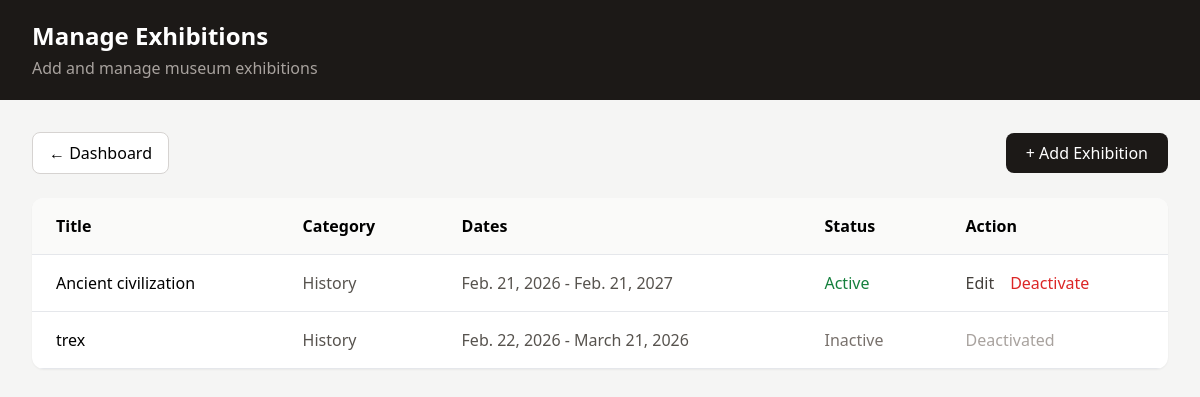
Page /admin-dashboard/exhibitions/ (signed in) on the committed database.
### homepage/models.py (models this page shows, shortened)
class Exhibition(models.Model):
    CATEGORY_CHOICES = [
        ("History", "History"),
        ("Art", "Art"),
        ("Science", "Science"),
        ("Culture", "Culture"),
        ("Other", "Other"),
    ]
    title = models.CharField(max_length=200)
    category = models.CharField(
        max_length=50,
        choices=CATEGORY_CHOICES,
        default="Other"
    )
    description = models.TextField()
    image = models.URLField(blank=True)
    start_date = models.DateField(null=True, blank=True)
    end_date = models.DateField(null=True, blank=True)
    is_permanent = models.BooleanField(default=False)
    is_active = models.BooleanField(default=True)
    created_at = models.DateTimeField(auto_now_add=True)
    updated_at = models.DateTimeField(auto_now=True)
    class Meta:
        ordering = ["-created_at"]

### homepage/views.py (the view)
@login_required
@user_passes_test(is_staff)
def manage_exhibitions(request):
    exhibitions = Exhibition.objects.order_by("-created_at")
    return render(
        request,
        "exhibitions_admin.html",
        {"exhibitions": exhibitions}
    )

### homepage/views.py (called while the page is built)
def is_staff(user):
    return user.is_authenticated and user.is_staff

### homepage/templates/exhibitions_admin.html (shortened to what this page needs)
<!DOCTYPE html>
<html lang="en">
<head>
    <script src="https://cdn.tailwindcss.com"></script>
</head>
<body class="bg-stone-100 min-h-screen">
<header class="bg-stone-900 text-white px-8 py-5">
    <div class="max-w-7xl mx-auto">
        <h1 class="text-2xl font-semibold">
            Manage Exhibitions
        </h1>
        <p class="text-stone-400 mt-1">
            Add and manage museum exhibitions
        </p>
    </div>
</header>
<main class="max-w-7xl mx-auto px-8 py-8">
    <div class="flex justify-between items-center mb-6">
        <a
            href="{% url 'admin_dashboard' %}"
            class="px-4 py-2 border border-stone-300 bg-white rounded-lg"
        >
            ← Dashboard
        </a>
        <a
            href="{% url 'add_exhibition' %}"
            class="px-5 py-2 bg-stone-900 text-white rounded-lg"
        >
            + Add Exhibition
        </a>
    </div>
    <div class="bg-white rounded-xl shadow-sm overflow-hidden">
        <div class="overflow-x-auto">
            <table class="w-full text-left">
                <thead class="bg-stone-50 border-b">
                    <tr>
                        <th class="px-6 py-4">Title</th>
                        <th class="px-6 py-4">Category</th>
                        <th class="px-6 py-4">Dates</th>
                        <th class="px-6 py-4">Status</th>
                        <th class="px-6 py-4">Action</th>
                    </tr>
                </thead>
                <tbody>
                    {% for exhibition in exhibitions %}
                    <tr class="border-b">
                        <td class="px-6 py-4 font-medium">
                            {{ exhibition.title }}
                        </td>
                        <td class="px-6 py-4 text-stone-600">
                            {{ exhibition.category }}
                        </td>
                        <td class="px-6 py-4 text-stone-600">
                            {% if exhibition.is_permanent %}
                                Permanent
                            {% else %}
                                {{ exhibition.start_date }}
                                -
                                {{ exhibition.end_date }}
                            {% endif %}
                        </td>
                        <td class="px-6 py-4">
                            {% if exhibition.is_active %}
                                <span class="text-green-700">
                                    Active
                                </span>
                            {% else %}
                                <span class="text-stone-500">
                                    Inactive
                                </span>
                            {% endif %}
                        </td>
                        <td class="px-6 py-4">
    {% if exhibition.is_active %}
    <div class="flex items-center gap-4">
        <a
            href="{% url 'edit_exhibition' exhibition.id %}"
            class="text-stone-700 hover:text-stone-900"
        >
            Edit
        </a>
        <form
            method="POST"
            action="{% url 'deactivate_exhibition' exhibition.id %}"
        >
            <button
                type="submit"
                class="text-red-600 hover:text-red-800"
                onclick="return confirm('Deactivate this exhibition?')"
            >
                Deactivate
            </button>
        </form>
    </div>
    {% else %}
        <span class="text-stone-400">
            Deactivated
        </span>
    {% endif %}
</td>
                    </tr>
                    {% endfor %}
                </tbody>
            </table>
        </div>
    </div>
</main>
</body>
</html>

### rows in the picture
Exhibition: title "Ancient civilization", category "History", start_date "Feb. 21, 2026", end_date "Feb. 21, 2027", is_active "Active"
Exhibition: title "trex", category "History", start_date "Feb. 22, 2026", end_date "March 21, 2026", is_active "Inactive"
